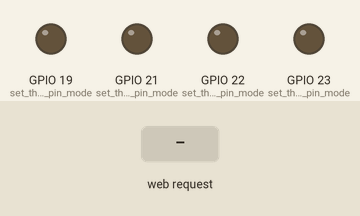
Recording of a sketch running on a simulated ESP32. Shown: output pins drawn as LEDs (lit = HIGH). Inputs (shaded band) come from the test bench. WiFi joins after 1.5 s; servers stay silent unless stated; what the sketch prints to the serial monitor is not drawn.

Above: at 2.7 s.
2.8 s: HTTP request GET /23H received
At 3.9 s:
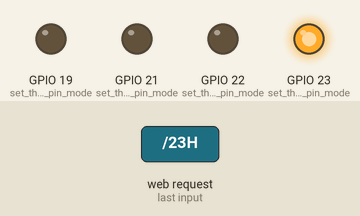
4.3 s: HTTP request GET /22H received
At 5.1 s:
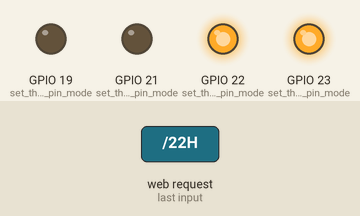
5.8 s: HTTP request GET /23L received
At 6.2 s:
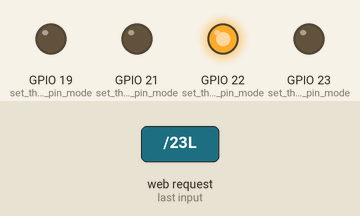
7.3 s: HTTP request GET /21H received
At 8.5 s:
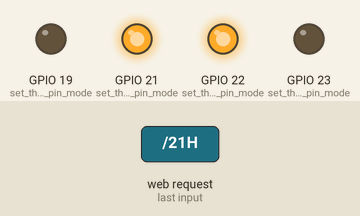
8.8 s: HTTP request GET /22L received
At 9.6 s:
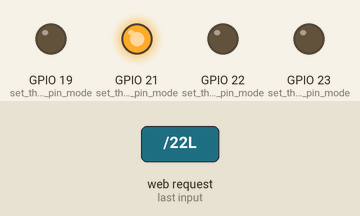
10.3 s: HTTP request GET /19H received
At 10.8 s:
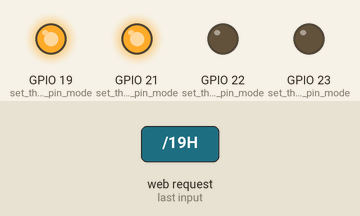
Timing chart, 0 to 12.8 s (numbered marks = the images above; inputs shaded):
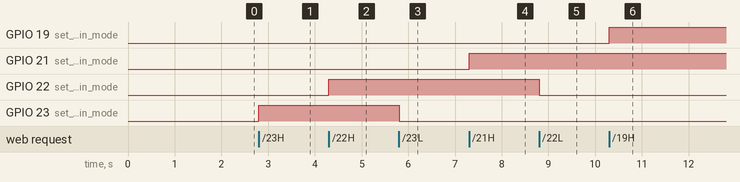

Measured:
- after the input at 2.8 s, GPIO 23 (set_the_LED_pin_mode): LOW → HIGH at once
- after the input at 4.3 s, GPIO 22 (set_the_LED_pin_mode): LOW → HIGH at once
- after the input at 5.8 s, GPIO 23 (set_the_LED_pin_mode): HIGH → LOW at once
- after the input at 7.3 s, GPIO 21 (set_the_LED_pin_mode): LOW → HIGH at once
- after the input at 8.8 s, GPIO 22 (set_the_LED_pin_mode): HIGH → LOW at once
- after the input at 10.3 s, GPIO 19 (set_the_LED_pin_mode): LOW → HIGH at once

The sketch:

sketch_jul08wifi.ino
```cpp
#include <WiFi.h>

const char* ssid     = "pploylpp";
const char* password = "lalitpat";

WiFiServer server(80);

void setup()
{
  Serial.begin(115200);

  pinMode(23, OUTPUT);      // set the LED pin mode
  pinMode(22, OUTPUT);      // set the LED pin mode
  pinMode(21, OUTPUT);      // set the LED pin mode
  pinMode(19, OUTPUT);      // set the LED pin mode

  delay(10);

  // We start by connecting to a WiFi network

  Serial.println();
  Serial.println();
  Serial.print("Connecting to ");
  Serial.println(ssid);

  WiFi.begin(ssid, password);

  while (WiFi.status() != WL_CONNECTED) {
    delay(500);
    Serial.print(".");
  }

  Serial.println("");
  Serial.println("WiFi connected.");
  Serial.println("IP address: ");
  Serial.println(WiFi.localIP());

  server.begin();
}

int value = 0;

void loop() {
  WiFiClient client = server.available();   // listen for incoming clients

  if (client) {                             // if you get a client,
    Serial.println("New Client.");           // print a message out the serial port
    String currentLine = "";                // make a String to hold incoming data from the client
    while (client.connected()) {            // loop while the client's connected
      if (client.available()) {             // if there's bytes to read from the client,
        char c = client.read();             // read a byte, then
        Serial.write(c);                    // print it out the serial monitor
        if (c == '\n') {                    // if the byte is a newline character
          // if the current line is blank, you got two newline characters in a row.
          // that's the end of the client HTTP request, so send a response:
          if (currentLine.length() == 0) {
            // HTTP headers always start with a response code (e.g. HTTP/1.1 200 OK)
            // and a content-type so the client knows what's coming, then a blank line:
            client.println("HTTP/1.1 200 OK");
            client.println("Content-type:text/html");
            client.println();

            // the content of the HTTP response follows the header:
            client.print("Click <a href=\"/23H\">here</a> to turn the LED on pin 23 on.<br>");
            client.print("Click <a href=\"/23L\">here</a> to turn the LED on pin 23 off.<br>");
            client.print("<br>");

            client.print("Click <a href=\"/22H\">here</a> to turn the LED on pin 22 on.<br>");
            client.print("Click <a href=\"/22L\">here</a> to turn the LED on pin 22 off.<br>");
            client.print("<br>");

            client.print("Click <a href=\"/21H\">here</a> to turn the LED on pin 21 on.<br>");
            client.print("Click <a href=\"/21L\">here</a> to turn the LED on pin 21 off.<br>");
            client.print("<br>");

            client.print("Click <a href=\"/19H\">here</a> to turn the LED on pin 19 on.<br>");
            client.print("Click <a href=\"/19L\">here</a> to turn the LED on pin 19 off.<br>");
            client.print("<br>");

            // The HTTP response ends with another blank line:
            client.println();
            // break out of the while loop:
            break;
          } else {    // if you got a newline, then clear currentLine:
            currentLine = "";
          }
        } else if (c != '\r') {  // if you got anything else but a carriage return character,
          currentLine += c;      // add it to the end of the currentLine
        }

        // Check to see if the client request was "GET /xH" or "GET /xL":
        if (currentLine.endsWith("GET /23H")) {
          digitalWrite(23, HIGH);               // GET /H turns the LED on
        }
        if (currentLine.endsWith("GET /23L")) {
          digitalWrite(23, LOW);                // GET /L turns the LED off
        }

        if (currentLine.endsWith("GET /22H")) {
          digitalWrite(22, HIGH);               // GET /H turns the LED on
        }

        if (currentLine.endsWith("GET /22L")) {
          digitalWrite(22, LOW);                // GET /L turns the LED off
        }

        if (currentLine.endsWith("GET /21H")) {
          digitalWrite(21, HIGH);               // GET /H turns the LED on
        }
        if (currentLine.endsWith("GET /21L")) {
          digitalWrite(21, LOW);                // GET /L turns the LED off
        }

        if (currentLine.endsWith("GET /19H")) {
          digitalWrite(19, HIGH);               // GET /H turns the LED on
        }
        if (currentLine.endsWith("GET /19L")) {
          digitalWrite(19, LOW);                // GET /L turns the LED off
        }
      }
    }
    // close the connection:
    client.stop();
    Serial.println("Client Disconnected.");
  }
}
```
